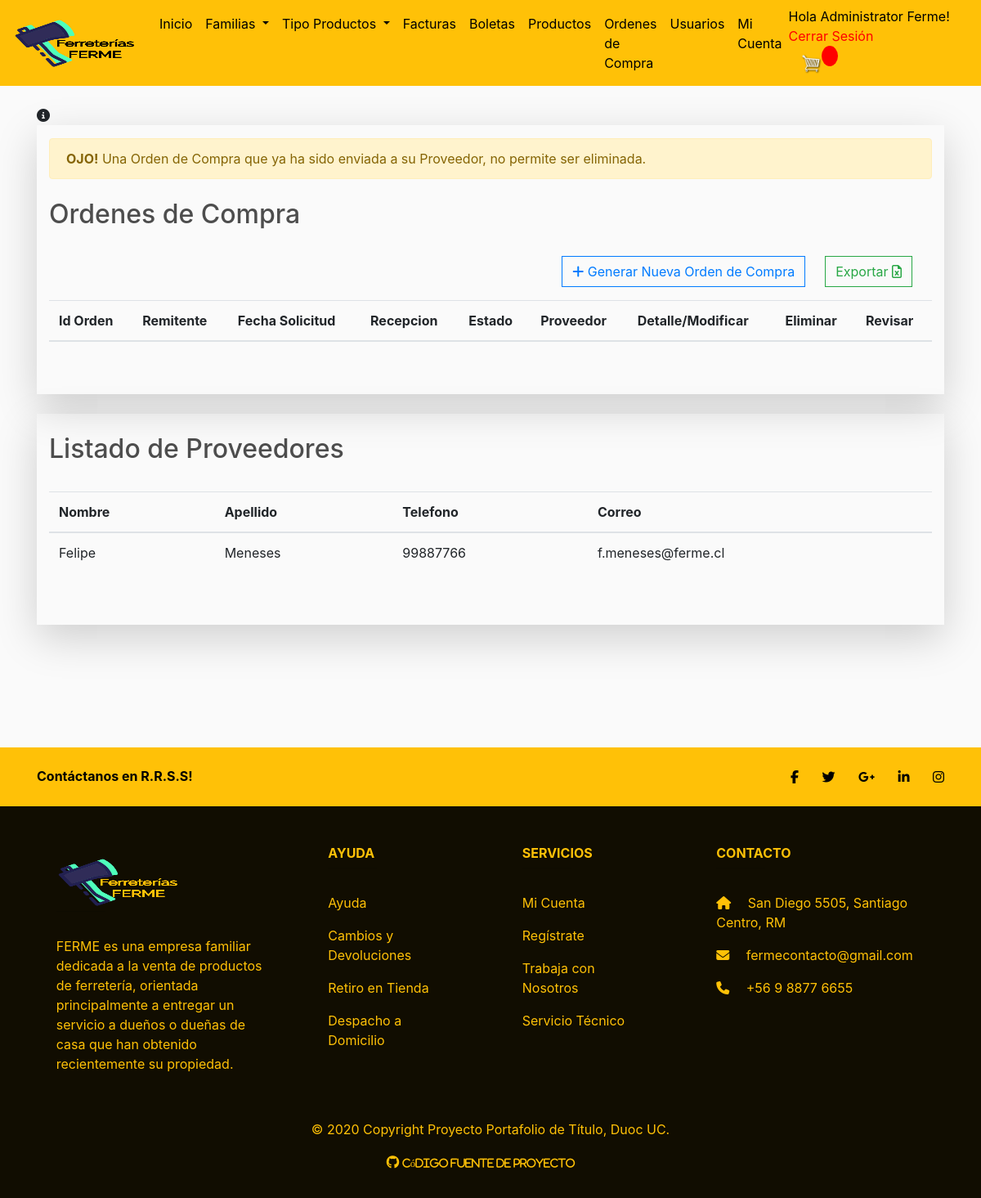
/adm-ordencompra (signed in), run on an earlier commit of the app's database.
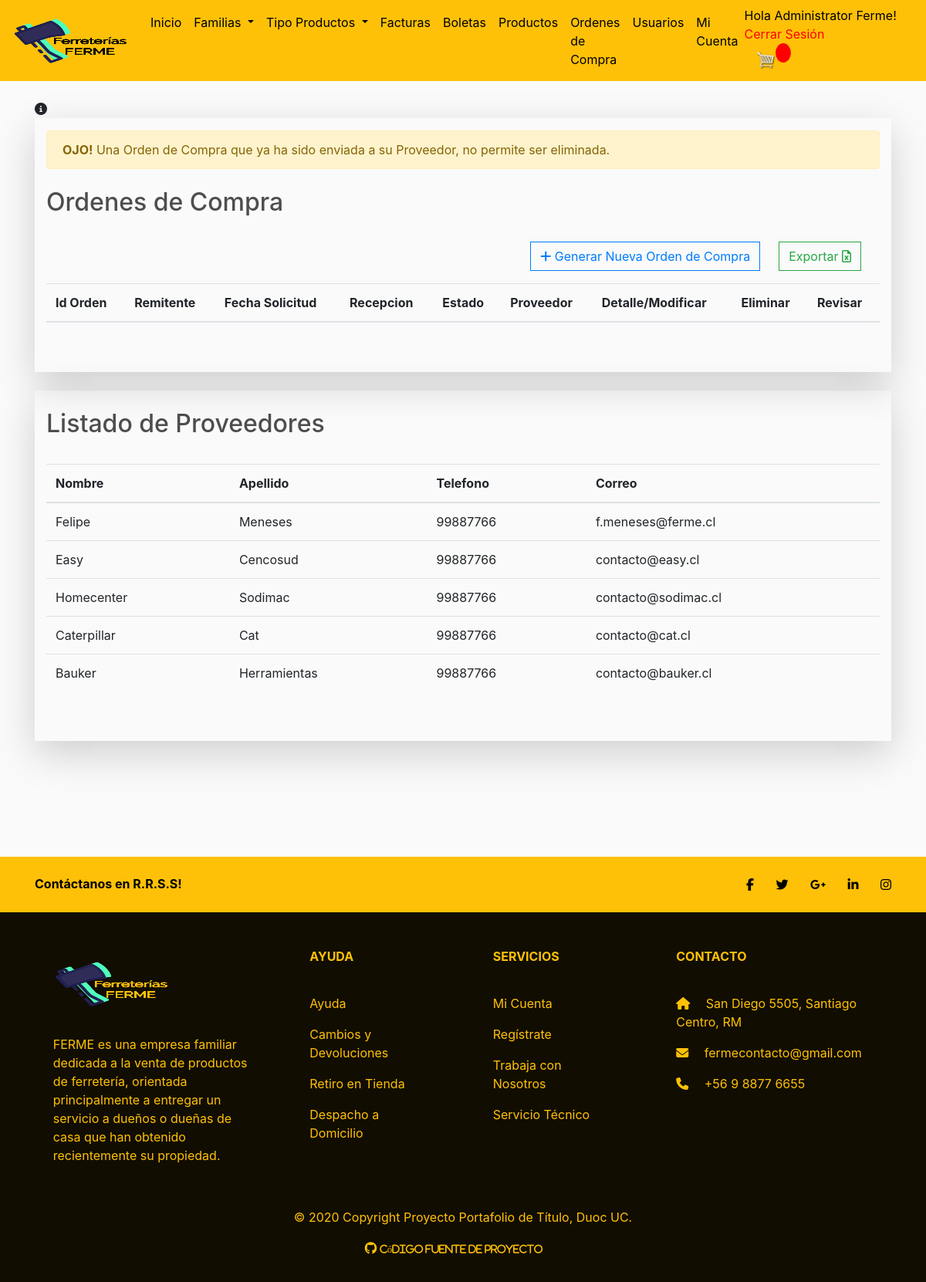
And on a later commit of the database.
### store/models.py (models this page shows, shortened)
class Profile(models.Model):
    user = models.OneToOneField(User, on_delete=models.CASCADE, null=True, blank=True)
    name = models.CharField(max_length=200, null=True)
    last_name = models.CharField(max_length=200, null=True)
    phone_number = models.CharField(max_length=200, null=True)
    email = models.CharField(max_length=200, null=True)
    tipo = models.CharField(default='Cliente', max_length=50, choices=TIPO_USUARIO)

### store/views.py (the view)
# urls.py: path("adm-ordencompra",views.adm_ordencompra, name='adm-ordencompra'),
@login_required
def adm_ordencompra(request):
    orden = OrdenCompra.objects.all()
    users = Profile.objects.filter(tipo='Proveedor')
    context={
        'orden': orden, 'users':users
    }
    return render(request, 'store/adm-ordencompra.html', context)

### store/models.py (called while the page is built)
    @property
    def is_admin(self):
        admin = False
        tipo = self.profile.tipo
        if (tipo == 'Administrator'):
            admin = True
        else:
            admin = False
        return admin

### store/templates/store/adm-ordencompra.html (shortened to what this page needs)
{% extends 'store/main.html'%}
{% load static %}
{% block content %}
<a data-toggle="modal" data-target="#exampleModalInfo"><i class="fa fa-info-circle" aria-hidden="true"></i></a>
<div class="pb-5 pt-3 container shadow-lg">
    <div class="alert alert-warning" role="alert" >
          <strong>OJO!</strong> Una Orden de Compra que ya ha sido enviada a su Proveedor, no permite ser eliminada.
    </div>
    <h2 class="pt-2 pb-4">Ordenes de Compra</h2>
    <a class="btn btn-outline-success mb-3" href="{% url 'exportar_ordenes'%}" style='float: right; margin-right: 2vw;'>
        Exportar <i class="fa fa-file-excel-o"></i></a>
        <a class="btn btn-outline-primary" href="{% url 'generar-ordencompra' %}" style='float: right; margin-right: 2vw;'>
        <i class="fa fa-plus"></i> Generar Nueva Orden de Compra</a>
    <table class="table ">
        <thead>
            <tr>
            	<th scope="col">Id Orden</th>
            	<th scope="col">Remitente</th>
                <th scope="col">Fecha Solicitud</th>
                <th scope="col">Recepcion</th>
                <th scope="col">Estado</th>
                <th scope="col">Proveedor</th>
                <th scope="col">Detalle/Modificar</th>
                <th scope="col">Eliminar</th>
                <th scope="col">Revisar</th>
            </tr>
        </thead>
    </table>
</div>
<br>
<div class="pb-5 pt-3 container shadow-lg">
    <h2 class="pt-2 pb-4">Listado de Proveedores</h2>
    <table class="table ">
        <thead>
            <tr>
                <th scope="col">Nombre</th>
                <th scope="col">Apellido</th>
                <th scope="col">Telefono</th>
                <th scope="col">Correo</th>
            </tr>
        </thead>
        <tbody>
            {% for u in users %}
            {% if u.user %}
            <tr>
                <td scope="row">{{u.name}}</td>
                <td scope="row">{{u.last_name}}</td>
                <td scope="row">{{u.phone_number}}</td>
                <td scope="row">{{u.email}}</td>
            </tr>
            {% endif %}
            {% endfor %}
        </tbody>
    </table>
</div>
{% endblock %}

What changed in the data, as far as the page shows it:
added Profile: name "Easy", last_name "Cencosud", phone_number "99887766", email "contacto@easy.cl"
added Profile: name "Homecenter", last_name "Sodimac", phone_number "99887766", email "contacto@sodimac.cl"
added Profile: name "Caterpillar", last_name "Cat", phone_number "99887766", email "contacto@cat.cl"
added Profile: name "Bauker", last_name "Herramientas", phone_number "99887766", email "contacto@bauker.cl"
